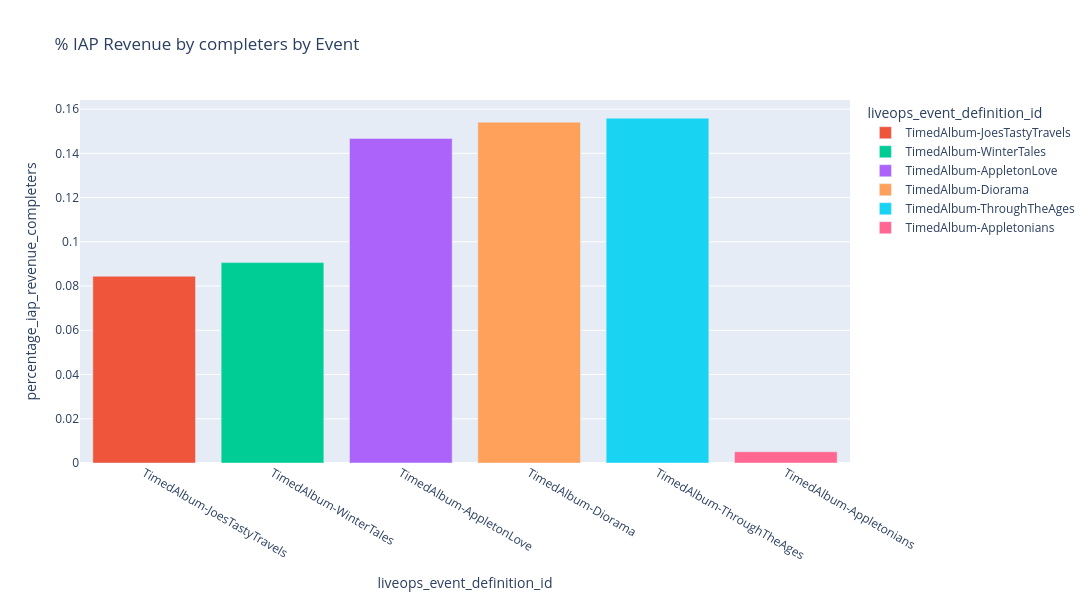
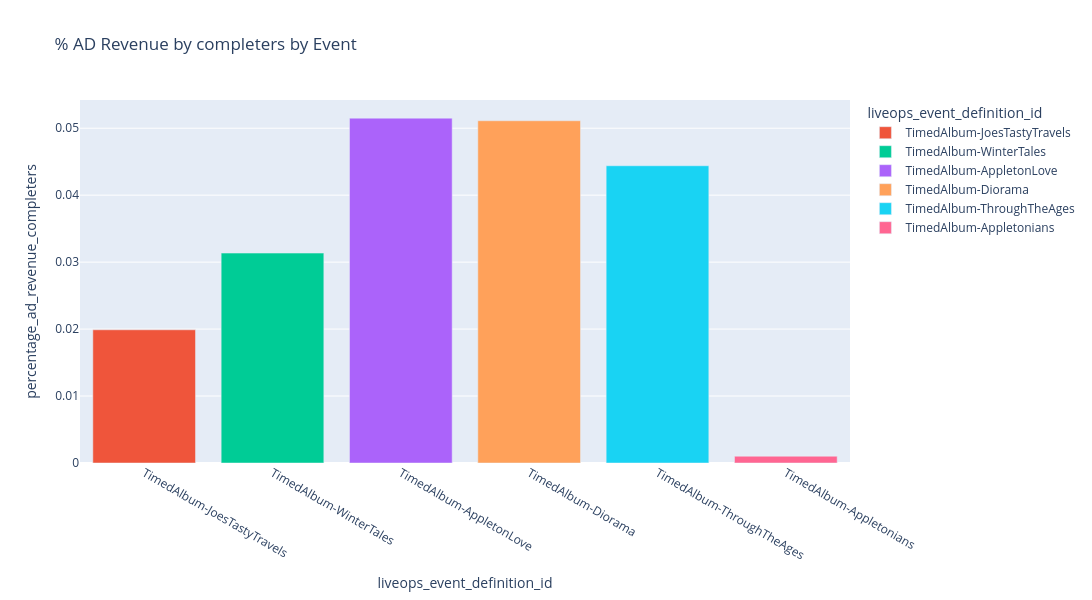

Notebook code cell kept with these figures, in order:
### Code cell
fig = px.bar(data_completers_per_event, 
# Bar chart of IAP revenue share (%) attributable to completers per event
              x='liveops_event_definition_id', 
              y='percentage_iap_revenue_completers',
              color='liveops_event_definition_id',
              title='% IAP Revenue by completers by Event',
              width=1200,
              height=600,
              hover_data={'percentage_iap_revenue_completers': ':.2%', 'unique_completers': True},
              category_orders={'liveops_event_definition_id': custom_order})

fig.show()

fig = px.bar(data_completers_per_event, 
              x='liveops_event_definition_id', 
              y='percentage_ad_revenue_completers',
              color='liveops_event_definition_id',
              title='% AD Revenue by completers by Event',
              width=1200,
              height=600,
              hover_data={'percentage_ad_revenue_completers': ':.2%', 'unique_completers': True},
              category_orders={'liveops_event_definition_id': custom_order})

fig.show()

### Figure 1 — Plotly figure (JSON) as saved in the notebook; plotly's stock layout.template omitted (floating-point values rounded to 4 significant figures)
{"data": [{"customdata": [[2381]], "hovertemplate": "liveops_event_definition_id=%{x}<br>percentage_iap_revenue_completers=%{y:.2%}<br>unique_completers=%{customdata[0]}<extra></extra>", "legendgroup": "TimedAlbum-JoesTastyTravels", "marker": {"color": "#EF553B", "pattern": {"shape": ""}}, "name": "TimedAlbum-JoesTastyTravels", "orientation": "v", "showlegend": true, "textposition": "auto", "type": "bar", "x": ["TimedAlbum-JoesTastyTravels"], "xaxis": "x", "y": [0.08442], "yaxis": "y"}, {"customdata": [[7479]], "hovertemplate": "liveops_event_definition_id=%{x}<br>percentage_iap_revenue_completers=%{y:.2%}<br>unique_completers=%{customdata[0]}<extra></extra>", "legendgroup": "TimedAlbum-WinterTales", "marker": {"color": "#00cc96", "pattern": {"shape": ""}}, "name": "TimedAlbum-WinterTales", "orientation": "v", "showlegend": true, "textposition": "auto", "type": "bar", "x": ["TimedAlbum-WinterTales"], "xaxis": "x", "y": [0.09061], "yaxis": "y"}, {"customdata": [[12559]], "hovertemplate": "liveops_event_definition_id=%{x}<br>percentage_iap_revenue_completers=%{y:.2%}<br>unique_completers=%{customdata[0]}<extra></extra>", "legendgroup": "TimedAlbum-AppletonLove", "marker": {"color": "#ab63fa", "pattern": {"shape": ""}}, "name": "TimedAlbum-AppletonLove", "orientation": "v", "showlegend": true, "textposition": "auto", "type": "bar", "x": ["TimedAlbum-AppletonLove"], "xaxis": "x", "y": [0.1467], "yaxis": "y"}, {"customdata": [[9389]], "hovertemplate": "liveops_event_definition_id=%{x}<br>percentage_iap_revenue_completers=%{y:.2%}<br>unique_completers=%{customdata[0]}<extra></extra>", "legendgroup": "TimedAlbum-Diorama", "marker": {"color": "#FFA15A", "pattern": {"shape": ""}}, "name": "TimedAlbum-Diorama", "orientation": "v", "showlegend": true, "textposition": "auto", "type": "bar", "x": ["TimedAlbum-Diorama"], "xaxis": "x", "y": [0.1541], "yaxis": "y"}, {"customdata": [[5679]], "hovertemplate": "liveops_event_definition_id=%{x}<br>percentage_iap_revenue_completers=%{y:.2%}<br>unique_completers=%{customdata[0]}<extra></extra>", "legendgroup": "TimedAlbum-ThroughTheAges", "marker": {"color": "#19d3f3", "pattern": {"shape": ""}}, "name": "TimedAlbum-ThroughTheAges", "orientation": "v", "showlegend": true, "textposition": "auto", "type": "bar", "x": ["TimedAlbum-ThroughTheAges"], "xaxis": "x", "y": [0.1559], "yaxis": "y"}, {"customdata": [[20]], "hovertemplate": "liveops_event_definition_id=%{x}<br>percentage_iap_revenue_completers=%{y:.2%}<br>unique_completers=%{customdata[0]}<extra></extra>", "legendgroup": "TimedAlbum-Appletonians", "marker": {"color": "#FF6692", "pattern": {"shape": ""}}, "name": "TimedAlbum-Appletonians", "orientation": "v", "showlegend": true, "textposition": "auto", "type": "bar", "x": ["TimedAlbum-Appletonians"], "xaxis": "x", "y": [0.005088], "yaxis": "y"}], "layout": {"barmode": "relative", "height": 600, "legend": {"title": {"text": "liveops_event_definition_id"}, "tracegroupgap": 0}, "title": {"text": "% IAP Revenue by completers by Event"}, "width": 1200, "xaxis": {"anchor": "y", "categoryarray": ["NoTimedAlbum", "TimedAlbum-JoesTastyTravels", "TimedAlbum-WinterTales", "TimedAlbum-AppletonLove", "TimedAlbum-Diorama", "TimedAlbum-ThroughTheAges", "TimedAlbum-Appletonians"], "categoryorder": "array", "domain": [0, 1], "title": {"text": "liveops_event_definition_id"}}, "yaxis": {"anchor": "x", "domain": [0, 1], "title": {"text": "percentage_iap_revenue_completers"}}}}

### Figure 2 — Plotly figure (JSON) as saved in the notebook; plotly's stock layout.template omitted (floating-point values rounded to 4 significant figures)
{"data": [{"customdata": [[2381]], "hovertemplate": "liveops_event_definition_id=%{x}<br>percentage_ad_revenue_completers=%{y:.2%}<br>unique_completers=%{customdata[0]}<extra></extra>", "legendgroup": "TimedAlbum-JoesTastyTravels", "marker": {"color": "#EF553B", "pattern": {"shape": ""}}, "name": "TimedAlbum-JoesTastyTravels", "orientation": "v", "showlegend": true, "textposition": "auto", "type": "bar", "x": ["TimedAlbum-JoesTastyTravels"], "xaxis": "x", "y": [0.01989], "yaxis": "y"}, {"customdata": [[7479]], "hovertemplate": "liveops_event_definition_id=%{x}<br>percentage_ad_revenue_completers=%{y:.2%}<br>unique_completers=%{customdata[0]}<extra></extra>", "legendgroup": "TimedAlbum-WinterTales", "marker": {"color": "#00cc96", "pattern": {"shape": ""}}, "name": "TimedAlbum-WinterTales", "orientation": "v", "showlegend": true, "textposition": "auto", "type": "bar", "x": ["TimedAlbum-WinterTales"], "xaxis": "x", "y": [0.03135], "yaxis": "y"}, {"customdata": [[12559]], "hovertemplate": "liveops_event_definition_id=%{x}<br>percentage_ad_revenue_completers=%{y:.2%}<br>unique_completers=%{customdata[0]}<extra></extra>", "legendgroup": "TimedAlbum-AppletonLove", "marker": {"color": "#ab63fa", "pattern": {"shape": ""}}, "name": "TimedAlbum-AppletonLove", "orientation": "v", "showlegend": true, "textposition": "auto", "type": "bar", "x": ["TimedAlbum-AppletonLove"], "xaxis": "x", "y": [0.0515], "yaxis": "y"}, {"customdata": [[9389]], "hovertemplate": "liveops_event_definition_id=%{x}<br>percentage_ad_revenue_completers=%{y:.2%}<br>unique_completers=%{customdata[0]}<extra></extra>", "legendgroup": "TimedAlbum-Diorama", "marker": {"color": "#FFA15A", "pattern": {"shape": ""}}, "name": "TimedAlbum-Diorama", "orientation": "v", "showlegend": true, "textposition": "auto", "type": "bar", "x": ["TimedAlbum-Diorama"], "xaxis": "x", "y": [0.05111], "yaxis": "y"}, {"customdata": [[5679]], "hovertemplate": "liveops_event_definition_id=%{x}<br>percentage_ad_revenue_completers=%{y:.2%}<br>unique_completers=%{customdata[0]}<extra></extra>", "legendgroup": "TimedAlbum-ThroughTheAges", "marker": {"color": "#19d3f3", "pattern": {"shape": ""}}, "name": "TimedAlbum-ThroughTheAges", "orientation": "v", "showlegend": true, "textposition": "auto", "type": "bar", "x": ["TimedAlbum-ThroughTheAges"], "xaxis": "x", "y": [0.04439], "yaxis": "y"}, {"customdata": [[20]], "hovertemplate": "liveops_event_definition_id=%{x}<br>percentage_ad_revenue_completers=%{y:.2%}<br>unique_completers=%{customdata[0]}<extra></extra>", "legendgroup": "TimedAlbum-Appletonians", "marker": {"color": "#FF6692", "pattern": {"shape": ""}}, "name": "TimedAlbum-Appletonians", "orientation": "v", "showlegend": true, "textposition": "auto", "type": "bar", "x": ["TimedAlbum-Appletonians"], "xaxis": "x", "y": [0.001011], "yaxis": "y"}], "layout": {"barmode": "relative", "height": 600, "legend": {"title": {"text": "liveops_event_definition_id"}, "tracegroupgap": 0}, "title": {"text": "% AD Revenue by completers by Event"}, "width": 1200, "xaxis": {"anchor": "y", "categoryarray": ["NoTimedAlbum", "TimedAlbum-JoesTastyTravels", "TimedAlbum-WinterTales", "TimedAlbum-AppletonLove", "TimedAlbum-Diorama", "TimedAlbum-ThroughTheAges", "TimedAlbum-Appletonians"], "categoryorder": "array", "domain": [0, 1], "title": {"text": "liveops_event_definition_id"}}, "yaxis": {"anchor": "x", "domain": [0, 1], "title": {"text": "percentage_ad_revenue_completers"}}}}
